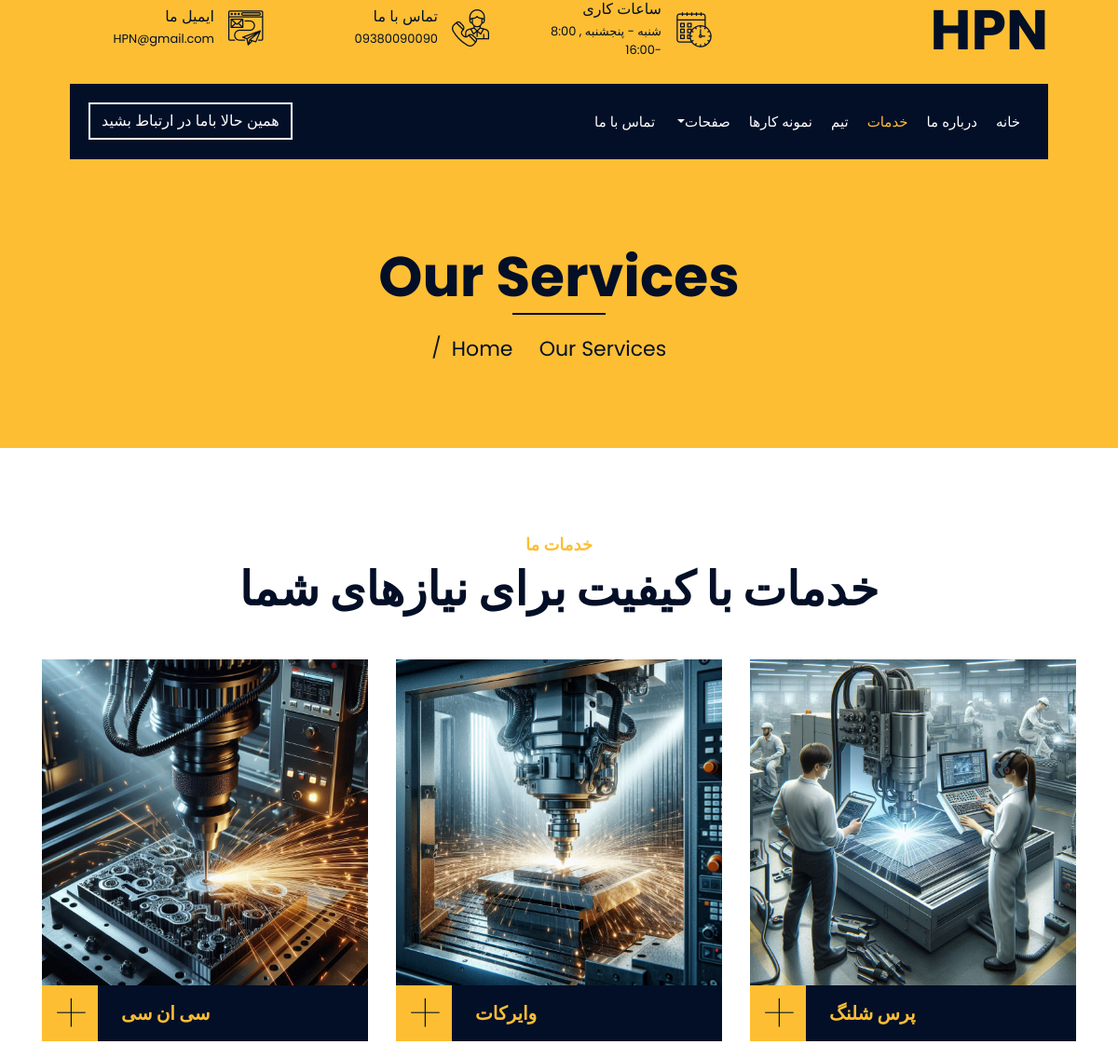
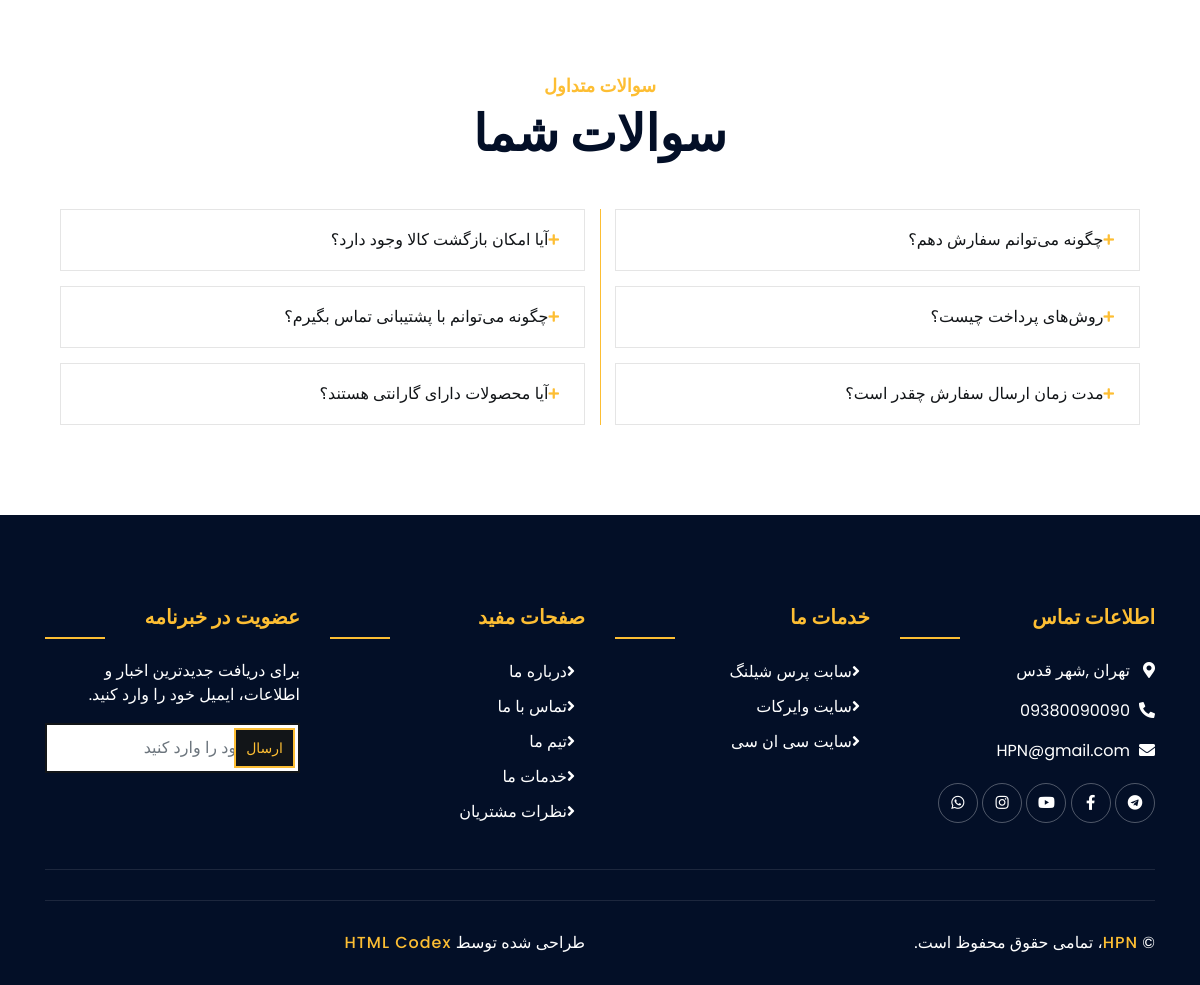
The app's page /service/ with its own data (2 pictures, top to bottom).
### textInfo/models.py (models this page shows, shortened)
class HeaderInfo(models.Model):
    company_name = models.CharField(max_length=200, verbose_name='نام شرکت')
    email = models.EmailField(verbose_name='ایمیل')
    phone = models.CharField(max_length=20, verbose_name='شماره تماس')
    working_hours = models.CharField(max_length=100, verbose_name='ساعت کاری')
    logo = models.ImageField(
        upload_to=get_product_image_filepath,
        default=get_default_product_image,
        null=True,
        blank=True
    )
    class Meta:
        verbose_name = 'اطلاعات هدر'
        verbose_name_plural = 'اطلاعات هدر'

class Service(models.Model):
    title = models.CharField(max_length=200, verbose_name='عنوان خدمت')
    content = models.TextField(verbose_name='توضیحات خدمت')
    image = models.ImageField(
        upload_to=get_product_image_filepath,
        default=get_default_product_image,
        null=True,
        blank=True
    )
    service_link = models.URLField(verbose_name='لینک خدمت', blank=True, null=True)
    is_visible = models.BooleanField(default=True, verbose_name='نمایش در سایت')
    class Meta:
        verbose_name = 'خدمت'
        verbose_name_plural = 'خدمات'

class FooterInfo(models.Model):
    email = models.EmailField(verbose_name='ایمیل')
    phone = models.CharField(max_length=20, verbose_name='شماره تماس')
    location = models.TextField(verbose_name='موقعیت')
    telegram_link = models.URLField(verbose_name='لینک تلگرام', blank=True, null=True)
    aparat_link = models.URLField(verbose_name='لینک آپارات', blank=True, null=True)
    whatsapp_link = models.URLField(verbose_name='لینک واتساپ', blank=True, null=True)
    facebook_link = models.URLField(verbose_name='لینک فیسبوک', blank=True, null=True)
    instagram_link = models.URLField(verbose_name='لینک اینستاگرام', blank=True, null=True)
    class Meta:
        verbose_name = 'اطلاعات فوتر'
        verbose_name_plural = 'اطلاعات فوتر'

### project/views.py (the view)
# urls.py: path('service/', service , name='service'),
def service (requset):
    return render(requset , 'service.html')

### textInfo/context_processors.py (called while the page is built)
def numbers_processor(request):
    numbers = Number.objects.all()[:4]  # فقط 4 عدد اول
    return {
        'numbers': numbers
    }

def header_info_processor(request):
    try:
        header_info = HeaderInfo.objects.first()
    except HeaderInfo.DoesNotExist:
        header_info = None
    return {
        'header_info': header_info
    }

def footer_info_processor(request):
    try:
        footer_info = FooterInfo.objects.first()
    except FooterInfo.DoesNotExist:
        footer_info = None
    return {
        'footer_info': footer_info
    }

def company_info_processor(request):
    try:
        company_info = CompanyInfo.objects.first()
    except CompanyInfo.DoesNotExist:
        company_info = None
    return {
        'company_info': company_info
    }

def services_processor(request):
    try:
        services = Service.objects.filter(is_visible=True)
        return {'services': services}
    except:
        return {'services': []}

def employees_processor(request):
    try:
        employees = Employee.objects.filter(is_visible=True)
        return {'employees': employees}
    except:
        return {'employees': []}

def active_projects(request):
    projects = Project.objects.filter(is_active=True).order_by('display_order')
    return {'active_projects': projects}

### templates/main/service.html
{% extends 'base.html' %}
{% load static%}
{%  block content %}
            <div class="page-header">
                <div class="container">
                    <div class="row">
                        <div class="col-12">
                            <h2>Our Services</h2>
                        </div>
                        <div class="col-12">
                            <a href="">Home</a>
                            <a href="">Our Services</a>
                        </div>
                    </div>
                </div>
            </div>
            {%  block service2 %} {% include 'service2.html' %} {% endblock %}
            {%  block question2 %} {% include 'question2.html' %} {% endblock %}
{% endblock %}

### templates/main/header.html (shortened to what this page needs)
{% load static %}
    <div class="top-bar">
        <div class="container-fluid">
            <div class="row align-items-center">
                <div class="col-lg-4 col-md-12">
                    <div class="logo">
                        {% if header_info and header_info.logo %}
                            <a href="{% url 'project:home' %}">
                                <img src="{{ header_info.logo.url }}" alt="لوگو">
                            </a>
                        {% else %}
                            <a href="{% url 'project:home' %}">
                                <h1>{{ header_info.company_name|default:"HPN" }}</h1>
                            </a>
                        {% endif %}
                    </div>
                </div>
                <div class="col-lg-8 col-md-7 d-none d-lg-block">
                    <div class="row">
                        <div class="col-4">
                            <div class="top-bar-item">
                                <div class="top-bar-icon">
                                    <i class="flaticon-calendar"></i>
                                </div>
                                <div class="top-bar-text">
                                    <h3>ساعات کاری</h3>
                                    <p>{{ header_info.working_hours|default:"دوشنبه - جمعه، ۸:۰۰ - ۹:۰۰" }}</p>
                                </div>
                            </div>
                        </div>
                        <div class="col-4">
                            <div class="top-bar-item">
                                <div class="top-bar-icon">
                                    <i class="flaticon-call"></i>
                                </div>
                                <div class="top-bar-text">
                                    <h3>تماس با ما</h3>
                                    <p>{{ header_info.phone|default:"+۰۱۲ ۳۴۵ ۶۷۸۹" }}</p>
                                </div>
                            </div>
                        </div>
                        <div class="col-4">
                            <div class="top-bar-item">
                                <div class="top-bar-icon">
                                    <i class="flaticon-send-mail"></i>
                                </div>
                                <div class="top-bar-text">
                                    <h3>ایمیل ما</h3>
                                    <p>{{ header_info.email|default:"info@example.com" }}</p>
                                </div>
                            </div>
                        </div>
                    </div>
                </div>
            </div>
        </div>
    </div>
    <div class="nav-bar">
        <div class="container-fluid">
            <nav class="navbar navbar-expand-lg bg-dark navbar-dark">
                <div class="collapse navbar-collapse justify-content-between" id="navbarCollapse">
                    <div class="navbar-nav ml-auto">
                        <a href="{% url 'project:home' %}" class="nav-item nav-link {% if request.resolver_match.url_name == 'home' %}active{% endif %}">خانه</a>
                        <a href="{% url 'project:about' %}" class="nav-item nav-link {% if request.resolver_match.url_name == 'about' %}active{% endif %}">درباره ما</a>
                        <a href="{% url 'project:service' %}" class="nav-item nav-link {% if request.resolver_match.url_name == 'service' %}active{% endif %}">خدمات</a>
                        <a href="{% url 'project:team' %}" class="nav-item nav-link {% if request.resolver_match.url_name == 'team' %}active{% endif %}">تیم</a>
                        <a href="{% url 'textInfo:portfolio' %}" class="nav-item nav-link {% if request.resolver_match.url_name == 'portfolio' %}active{% endif %}">نمونه کارها</a>
                        <div class="nav-item dropdown">
                            <a href="#" class="nav-link dropdown-toggle {% if request.resolver_match.url_name in 'blog,cnc,wirecut' %}active{% endif %}" data-toggle="dropdown">صفحات</a>
                        </div>
                        <a href="{% url 'project:contact' %}" class="nav-item nav-link {% if request.resolver_match.url_name == 'contact' %}active{% endif %}">تماس با ما</a>
                    </div>
                    <div class="mr-auto">
                        <a class="btn" href="#">همین حالا باما در ارتباط بشید</a>
                    </div>
                </div>
            </nav>
        </div>
    </div>

### templates/main/service2.html (shortened to what this page needs)
{% load static %}
{% block content %}
<div class="service">
    <div class="container">
        <div class="section-header text-center">
            <p>خدمات ما</p>
            <h2>خدمات با کیفیت برای نیازهای شما</h2>
        </div>
        <div class="row">
            {% for service in services %}
            <div class="col-lg-4 col-md-6 wow fadeInUp" data-wow-delay="0.1s">
                <div class="service-item">
                    <div class="service-img">
                        {% if service.image %}
                            <img src="{{ service.image.url }}" alt="{{ service.title }}">
                        {% else %}
                            <img src="{{ service.image.url }}" alt="{{ service.title }}">
                        {% endif %}
                    </div>
                    <div class="service-text">
                        <h3>{{ service.title }}</h3>
                        {% if service.service_link %}
                            <a class="btn" href="{{ service.service_link }}">+</a>
                        {% else %}
                            <a class="btn" href="{{ service.image.url }}" data-lightbox="service">+</a>
                        {% endif %}
                    </div>
                </div>
            </div>
            {% empty %}
            <div class="col-12 text-center">
                <p>هیچ خدمتی یافت نشد</p>
            </div>
            {% endfor %}
        </div>
    </div>
</div>
{% endblock %}

### templates/main/footer.html (shortened to what this page needs)
{% load static %}
            <div class="footer wow fadeIn" data-wow-delay="0.3s">
                <div class="container">
                    <div class="row">
                        <div class="col-md-6 col-lg-3">
                            <div class="footer-contact">
                                <h2>اطلاعات تماس</h2>
                                <p><i class="fa fa-map-marker-alt"></i>{{ footer_info.location|default:"TEHRAN, IRAN" }}</p>
                                <p><i class="fa fa-phone-alt"></i>{{ footer_info.phone|default:"00989123456789" }}</p>
                                <p><i class="fa fa-envelope"></i>{{ footer_info.email|default:"H.P.N.@gmail.com" }}</p>
                                <div class="footer-social">
                                    {% if footer_info.telegram_link %}
                                        <a href="{{ footer_info.telegram_link }}"><i class="fab fa-telegram"></i></a>
                                    {% endif %}
                                    {% if footer_info.facebook_link %}
                                        <a href="{{ footer_info.facebook_link }}"><i class="fab fa-facebook-f"></i></a>
                                    {% endif %}
                                    {% if footer_info.aparat_link %}
                                        <a href="{{ footer_info.aparat_link }}"><i class="fab fa-youtube"></i></a>
                                    {% endif %}
                                    {% if footer_info.instagram_link %}
                                        <a href="{{ footer_info.instagram_link }}"><i class="fab fa-instagram"></i></a>
                                    {% endif %}
                                    {% if footer_info.whatsapp_link %}
                                        <a href="{{ footer_info.whatsapp_link }}"><i class="fab fa-whatsapp"></i></a>
                                    {% endif %}
                                </div>
                            </div>
                        </div>
                        <div class="col-md-6 col-lg-3">
                            <div class="footer-link">
                                <h2>خدمات ما</h2>
                                <a href="">سابت پرس شیلنگ</a>
                                <a href="">سایت وایرکات</a>
                                <a href="">سایت سی ان سی</a>
                            </div>
                        </div>
                        <div class="col-md-6 col-lg-3">
                            <div class="footer-link">
                                <h2>صفحات مفید</h2>
                                <a href="">درباره ما</a>
                                <a href="">تماس با ما</a>
                                <a href="">تیم ما</a>
                                <a href="">خدمات ما</a>
                                <a href="">نظرات مشتریان</a>
                            </div>
                        </div>
                        <div class="col-md-6 col-lg-3">
                            <div class="newsletter">
                                <h2>عضویت در خبرنامه</h2>
                                <p>
                                    برای دریافت جدیدترین اخبار و اطلاعات، ایمیل خود را وارد کنید.
                                </p>
                                <div class="form">
                                    <input class="form-control" placeholder="ایمیل خود را وارد کنید">
                                    <button class="btn">ارسال</button>
                                </div>
                            </div>
                        </div>
                    </div>
                </div>
                <div class="container footer-menu">
                    <div class="f-menu">
                    </div>
                </div>
                <div class="container copyright">
                    <div class="row">
                        <div class="col-md-6">
                            <p>&copy; <a href="#">HPN</a>، تمامی حقوق محفوظ است.</p>
                        </div>
                        <div class="col-md-6">
                            <p>طراحی شده توسط <a href="https://htmlcodex.com">HTML Codex</a></p>
                        </div>
                    </div>
                </div>
            </div>

### records on screen
HeaderInfo: working_hours "شنبه - پنجشنبه , 8:00 -16:00", phone "09380090090", email "HPN@gmail.com"
Service: image (picture), title "پرس شلنگ"
Service: image (picture), title "وایرکات"
Service: image (picture), title "سی ان سی"
FooterInfo: location "تهران ,شهر قدس", phone "09380090090", email "HPN@gmail.com"
